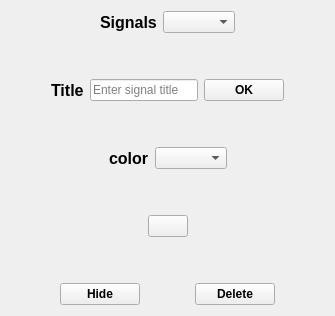
           <widget class="QWidget" name="tab_14">
            <attribute name="title">
             <string>Signal properties</string>
            </attribute>
            <layout class="QVBoxLayout" name="verticalLayout_9">
             <item>
              <layout class="QVBoxLayout" name="verticalLayout_10">
               <item>
                <layout class="QHBoxLayout" name="horizontalLayout_49">
                 <item>
                  <spacer name="horizontalSpacer_43">
                   <property name="orientation">
                    <enum>Qt::Horizontal</enum>
                   </property>
                   <property name="sizeHint" stdset="0">
                    <size>
                     <width>40</width>
                     <height>20</height>
                    </size>
                   </property>
                  </spacer>
                 </item>
                 <item>
                  <widget class="QLabel" name="label_31">
                   <property name="font">
                    <font>
                     <pointsize>12</pointsize>
                     <weight>75</weight>
                     <italic>false</italic>
                     <bold>true</bold>
                    </font>
                   </property>
                   <property name="text">
                    <string>Signals</string>
                   </property>
                  </widget>
                 </item>
                 <item>
                  <widget class="QComboBox" name="signalComboBox2">
                   <property name="toolTip">
                    <string>&lt;html&gt;&lt;head/&gt;&lt;body&gt;&lt;p&gt;Signals in the graph&lt;/p&gt;&lt;/body&gt;&lt;/html&gt;</string>
                   </property>
                  </widget>
                 </item>
                 <item>
                  <spacer name="horizontalSpacer_42">
                   <property name="orientation">
                    <enum>Qt::Horizontal</enum>
                   </property>
                   <property name="sizeHint" stdset="0">
                    <size>
                     <width>40</width>
                     <height>20</height>
                    </size>
                   </property>
                  </spacer>
                 </item>
                </layout>
               </item>
               <item>
                <spacer name="verticalSpacer_11">
                 <property name="orientation">
                  <enum>Qt::Vertical</enum>
                 </property>
                 <property name="sizeHint" stdset="0">
                  <size>
                   <width>20</width>
                   <height>40</height>
                  </size>
                 </property>
                </spacer>
               </item>
               <item>
                <layout class="QHBoxLayout" name="horizontalLayout_50">
                 <item>
                  <spacer name="horizontalSpacer_44">
                   <property name="orientation">
                    <enum>Qt::Horizontal</enum>
                   </property>
                   <property name="sizeHint" stdset="0">
                    <size>
                     <width>40</width>
                     <height>20</height>
                    </size>
                   </property>
                  </spacer>
                 </item>
                 <item>
                  <widget class="QLabel" name="label_32">
                   <property name="font">
                    <font>
                     <pointsize>12</pointsize>
                     <weight>75</weight>
                     <bold>true</bold>
                    </font>
                   </property>
                   <property name="text">
                    <string>Title</string>
                   </property>
                  </widget>
                 </item>
                 <item>
                  <widget class="QLineEdit" name="addTitleLineEdit2">
                   <property name="enabled">
                    <bool>true</bool>
                   </property>
                   <property name="toolTip">
                    <string>&lt;html&gt;&lt;head/&gt;&lt;body&gt;&lt;p&gt;Type your signal title&lt;/p&gt;&lt;/body&gt;&lt;/html&gt;</string>
                   </property>
                   <property name="placeholderText">
                    <string>Enter signal title</string>
                   </property>
                   <property name="clearButtonEnabled">
                    <bool>false</bool>
                   </property>
                  </widget>
                 </item>
                 <item>
                  <widget class="QPushButton" name="addTitleBtn2">
                   <property name="font">
                    <font>
                     <pointsize>9</pointsize>
                     <weight>75</weight>
                     <bold>true</bold>
                    </font>
                   </property>
                   <property name="toolTip">
                    <string>&lt;html&gt;&lt;head/&gt;&lt;body&gt;&lt;p&gt;add signal title&lt;/p&gt;&lt;/body&gt;&lt;/html&gt;</string>
                   </property>
                   <property name="text">
                    <string>OK</string>
                   </property>
                   <property name="icon">
                    <iconset>
                     <normaloff>icons/check.png</normaloff>icons/check.png</iconset>
                   </property>
                  </widget>
                 </item>
                 <item>
                  <spacer name="horizontalSpacer_45">
                   <property name="orientation">
                    <enum>Qt::Horizontal</enum>
                   </property>
                   <property name="sizeHint" stdset="0">
                    <size>
                     <width>40</width>
                     <height>20</height>
                    </size>
                   </property>
                  </spacer>
                 </item>
                </layout>
               </item>
               <item>
                <spacer name="verticalSpacer_12">
                 <property name="orientation">
                  <enum>Qt::Vertical</enum>
                 </property>
                 <property name="sizeHint" stdset="0">
                  <size>
                   <width>20</width>
                   <height>40</height>
                  </size>
                 </property>
                </spacer>
               </item>
               <item>
                <layout class="QHBoxLayout" name="horizontalLayout_51">
                 <item>
                  <spacer name="horizontalSpacer_47">
                   <property name="orientation">
                    <enum>Qt::Horizontal</enum>
                   </property>
                   <property name="sizeHint" stdset="0">
                    <size>
                     <width>40</width>
                     <height>20</height>
                    </size>
                   </property>
                  </spacer>
                 </item>
                 <item>
                  <widget class="QLabel" name="label_12">
                   <property name="font">
                    <font>
                     <pointsize>12</pointsize>
                     <weight>75</weight>
                     <bold>true</bold>
                    </font>
                   </property>
                   <property name="text">
                    <string>color</string>
                   </property>
                  </widget>
                 </item>
                 <item>
                  <widget class="QComboBox" name="colorComboBox2">
                   <property name="toolTip">
                    <string>&lt;html&gt;&lt;head/&gt;&lt;body&gt;&lt;p&gt;choose signal color&lt;/p&gt;&lt;/body&gt;&lt;/html&gt;</string>
                   </property>
                  </widget>
                 </item>
                 <item>
                  <spacer name="horizontalSpacer_46">
                   <property name="orientation">
                    <enum>Qt::Horizontal</enum>
                   </property>
                   <property name="sizeHint" stdset="0">
                    <size>
                     <width>40</width>
                     <height>20</height>
                    </size>
                   </property>
                  </spacer>
                 </item>
                </layout>
               </item>
               <item>
                <spacer name="verticalSpacer_13">
                 <property name="orientation">
                  <enum>Qt::Vertical</enum>
                 </property>
                 <property name="sizeHint" stdset="0">
                  <size>
                   <width>20</width>
                   <height>40</height>
                  </size>
                 </property>
                </spacer>
               </item>
               <item>
                <layout class="QHBoxLayout" name="horizontalLayout_17">
                 <item>
                  <spacer name="horizontalSpacer_4">
                   <property name="orientation">
                    <enum>Qt::Horizontal</enum>
                   </property>
                   <property name="sizeHint" stdset="0">
                    <size>
                     <width>40</width>
                     <height>20</height>
                    </size>
                   </property>
                  </spacer>
                 </item>
                 <item>
                  <widget class="QPushButton" name="moveUpBtn">
                   <property name="toolTip">
                    <string>&lt;html&gt;&lt;head/&gt;&lt;body&gt;&lt;p&gt;Move to graph 1&lt;/p&gt;&lt;/body&gt;&lt;/html&gt;</string>
                   </property>
                   <property name="whatsThis">
                    <string>&lt;html&gt;&lt;head/&gt;&lt;body&gt;&lt;p&gt;&lt;br/&gt;&lt;/p&gt;&lt;/body&gt;&lt;/html&gt;</string>
                   </property>
                   <property name="text">
                    <string/>
                   </property>
                   <property name="icon">
                    <iconset>
                     <normaloff>icons/curved-up-arrow-.png</normaloff>icons/curved-up-arrow-.png</iconset>
                   </property>
                   <property name="autoDefault">
                    <bool>false</bool>
                   </property>
                   <property name="default">
                    <bool>false</bool>
                   </property>
                   <property name="flat">
                    <bool>false</bool>
                   </property>
                  </widget>
                 </item>
                 <item>
                  <spacer name="horizontalSpacer_5">
                   <property name="orientation">
                    <enum>Qt::Horizontal</enum>
                   </property>
                   <property name="sizeHint" stdset="0">
                    <size>
                     <width>40</width>
                     <height>20</height>
                    </size>
                   </property>
                  </spacer>
                 </item>
                </layout>
               </item>
               <item>
                <spacer name="verticalSpacer_14">
                 <property name="orientation">
                  <enum>Qt::Vertical</enum>
                 </property>
                 <property name="sizeHint" stdset="0">
                  <size>
                   <width>20</width>
                   <height>40</height>
                  </size>
                 </property>
                </spacer>
               </item>
               <item>
                <layout class="QHBoxLayout" name="horizontalLayout_52">
                 <item>
                  <spacer name="horizontalSpacer_39">
                   <property name="orientation">
                    <enum>Qt::Horizontal</enum>
                   </property>
                   <property name="sizeHint" stdset="0">
                    <size>
                     <width>40</width>
                     <height>20</height>
                    </size>
                   </property>
                  </spacer>
                 </item>
                 <item>
                  <widget class="QPushButton" name="showHideBtn2">
                   <property name="font">
                    <font>
                     <pointsize>9</pointsize>
                     <weight>75</weight>
                     <bold>true</bold>
                    </font>
                   </property>
                   <property name="toolTip">
                    <string>&lt;html&gt;&lt;head/&gt;&lt;body&gt;&lt;p&gt;Show the signal&lt;/p&gt;&lt;/body&gt;&lt;/html&gt;</string>
                   </property>
                   <property name="text">
                    <string>Hide</string>
                   </property>
                   <property name="icon">
                    <iconset>
                     <normaloff>icons/eye.png</normaloff>icons/eye.png</iconset>
                   </property>
                  </widget>
                 </item>
                 <item>
                  <spacer name="horizontalSpacer_40">
                   <property name="orientation">
                    <enum>Qt::Horizontal</enum>
                   </property>
                   <property name="sizeHint" stdset="0">
                    <size>
                     <width>40</width>
                     <height>20</height>
                    </size>
                   </property>
                  </spacer>
                 </item>
                 <item>
                  <widget class="QPushButton" name="deleteSignalBtn2">
                   <property name="font">
                    <font>
                     <pointsize>9</pointsize>
                     <weight>75</weight>
                     <bold>true</bold>
                    </font>
                   </property>
                   <property name="toolTip">
                    <string>&lt;html&gt;&lt;head/&gt;&lt;body&gt;&lt;p&gt;Delete the signal from the graph&lt;/p&gt;&lt;/body&gt;&lt;/html&gt;</string>
                   </property>
                   <property name="text">
                    <string>Delete</string>
                   </property>
                   <property name="icon">
                    <iconset>
                     <normaloff>icons/delete.png</normaloff>icons/delete.png</iconset>
                   </property>
                  </widget>
                 </item>
                 <item>
                  <spacer name="horizontalSpacer_41">
                   <property name="orientation">
                    <enum>Qt::Horizontal</enum>
                   </property>
                   <property name="sizeHint" stdset="0">
                    <size>
                     <width>40</width>
                     <height>20</height>
                    </size>
                   </property>
                  </spacer>
                 </item>
                </layout>
               </item>
              </layout>
             </item>
            </layout>
           </widget>
